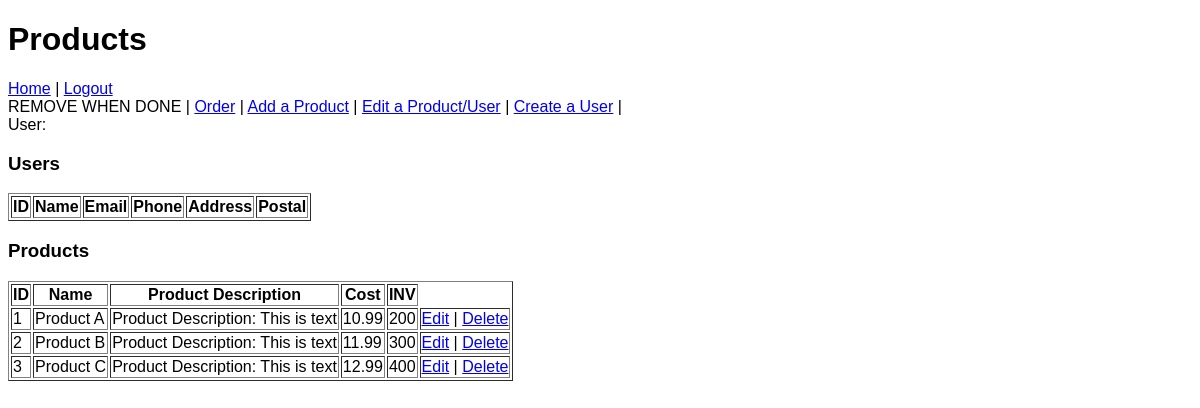
/admin.php (signed in), run on the app's committed database.
### tables this page shows
CREATE TABLE `products` (
	productsID INT AUTO_INCREMENT PRIMARY KEY,
    productsName VARCHAR(140),
    productsDesc VARCHAR(300),
    productsCost DECIMAL(7,2),
    productsInv INT,
    productsDateAdded DATETIME NOT NULL DEFAULT CURRENT_TIMESTAMP
);

### admin.php (the view, shortened to what this page needs)
<?php
  require_once("header.php");
    echo("<h3>Users</h3>");
  echo("<table border=1>");
  echo("<tr><th>ID</th><th>Name</th><th>Email</th><th>Phone</th><th>Address</th><th>Postal</th></tr>");
  echo("</table>")
?>
<h3>Products</h3>
<?php
  require_once("serverCode/connect.php");
  $sql = "Select * FROM products;";
  $result = $mysqli->query($sql);
  echo("<table border=1>");
  echo("<tr><th>ID</th><th>Name</th><th>Product Description</th><th>Cost</th><th>INV</th></tr>");
  while($row = $result->fetch_assoc()) {
    $id = $row['productsID'];
    echo("<tr>");
    echo("<td>$id</td>");
    echo("<td>" . $row['productsName'] . 		"</td>");
    echo("<td>" . $row['productsDesc'] . 		"</td>");
    echo("<td>" . $row['productsCost'] . 		"</td>");
    echo("<td>" . $row['productsInv'] . 		"</td>");
    echo("<td> <a href='editProduct.php?id=$id'>Edit</a> | ");
    echo("<a href='deleteProduct.php?id=$id'>Delete</a> </td>");
    echo("</tr>");
  }
  echo("</table>")
?>
<?php require_once("footer.php"); ?>

### css/index.css (style rules this page uses)
* { font-family: Arial, Helvetica, sans-serif; }
h1, h2, h3, form { max-width: 800px; }

### data on the page
products: productsID "1", productsName "Product A", productsDesc "Product Description: This is text", productsCost "10.99", productsInv "200"
products: productsID "2", productsName "Product B", productsDesc "Product Description: This is text", productsCost "11.99", productsInv "300"
products: productsID "3", productsName "Product C", productsDesc "Product Description: This is text", productsCost "12.99", productsInv "400"
